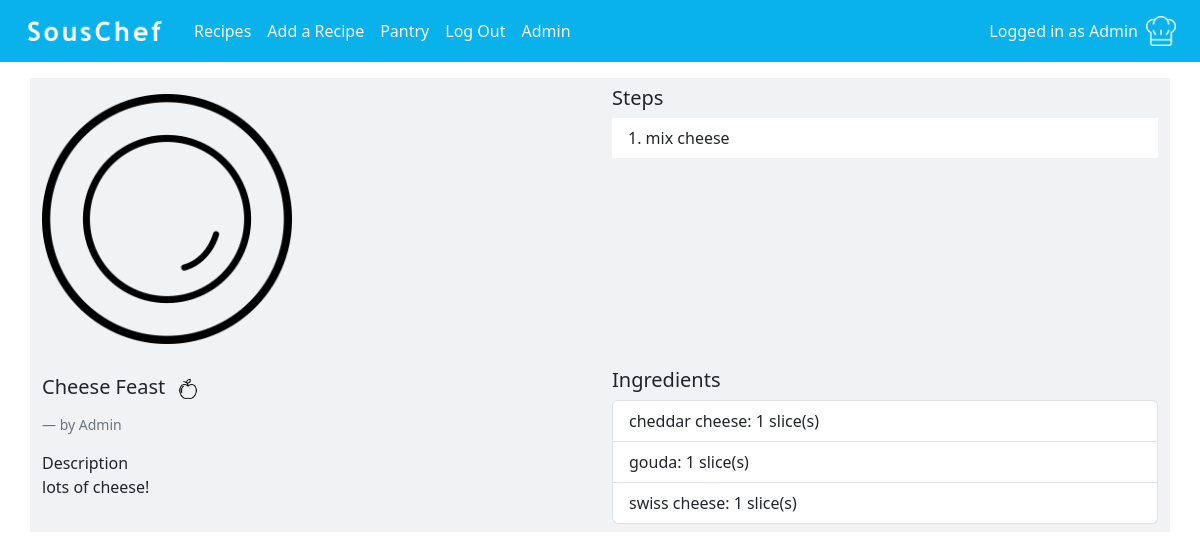
Screenshot of /recipe/108 (signed in) with the database file from the repository.
### souschef/models.py (models this page shows, shortened)
class User(AbstractUser):
    pass

class Step(models.Model):
    recipe = models.ForeignKey(Recipe, on_delete=models.CASCADE)
    step_number = models.IntegerField(default=1, validators=[MinValueValidator(1)])
    step_text = models.CharField(max_length=128)

class Recipe(models.Model):
    title = models.CharField(max_length=128)
    description = models.TextField()
    ingredients = models.ManyToManyField(Ingredient, through="IngredientPerRecipe")
    image = models.ImageField(upload_to="static/images/recipe_pics", null=True, blank=True)
    created_by = models.ForeignKey(User, on_delete=models.CASCADE)
    public = models.BooleanField(default=False)

class IngredientPerRecipe(models.Model):
    recipe = models.ForeignKey(Recipe, on_delete=models.CASCADE)
    ingredient = models.ForeignKey(Ingredient, on_delete=models.CASCADE)
    amount = models.DecimalField(max_digits=5, decimal_places=2)
    unit = models.ForeignKey(Unit, on_delete=models.CASCADE)

class Ingredient(models.Model):
    name = models.CharField(max_length=64, blank=False)
    ingredient_id = models.IntegerField(unique=True)

class Unit(models.Model):
    unit_type = models.CharField(max_length=8)
    def __str__(self):
        return self.unit_type

### souschef/views.py (the view)
# urls.py: path("recipe/<int:id>", views.recipe, name="recipe"),
def recipe(request, id):
    recipe = Recipe.objects.get(id=id)
    return render(request, "souschef/recipe.html", {
        "recipe": recipe
    })

### souschef/templates/souschef/recipe.html
{% extends "SousChef/layout.html" %}
{% load static %}
{% block body %}
    <div class="container bg-body-secondary" style="--bs-bg-opacity: .66;">
        <div class="row justify-content-start">
            <div class="col my-2">
                <div>
                    {% if recipe.image %}
                        <img src="{{ recipe.image.url }}" class="recipe-image-full mx-auto m-2" alt="recipe image">
                    {% else %}
                        <img src="{% static 'images/recipe_pics/default_recipe.png' %}" class="recipe-image-full mx-auto m-2" alt="recipe image">
                    {% endif %}
                </div>
            </div>
            <div class="col my-2">
                <h5>Steps</h5>
                <ul class="list-group list-group-flush">
                    {% for step in recipe.step_set.all %}
                        <li class="list-group-item">
                            {{ step.step_number }}. {{ step.step_text }}
                        </li>
                    {% endfor %}
                </ul>
            </div>
        </div>
        <div class="row">
            <div class="col my-2">
                <div class="d-flex align-items-center mb-4">
                    <h5 class="card-title mb-0">{{ recipe.title }}</h5>
                    {% if user.is_authenticated %}
                    <button type="button" class="btn fav-button" onclick="toggleIcon()">
                        <img class="fav-recipe-icon" id="favRecipeIcon" src="/static/images/appleiconbw.png" alt="Button Image">
                    </button>
                    {% endif %}
                </div>
                <div class="">
                    <p class="blockquote-footer">by {{ recipe.created_by }}</p>
                </div>
                 <div>Description</div>
                <p>{{ recipe.description }}</p>
            </div>
            <div class="col my-2">
                <h5>Ingredients</h5>
                <ul class="list-group">
                    {% for ingredient in recipe.ingredientperrecipe_set.all %}
                        <li class="list-group-item">
                            {{ ingredient.ingredient.name }}: {{ ingredient.amount|floatformat }} {{ ingredient.unit }}
                        </li>
                    {% endfor %}
                </ul>
            </div>
        </div>
    </div>
{% endblock %}

### souschef/templates/souschef/layout.html (shortened to what this page needs)
{% load static %}
<!DOCTYPE html>
<html lang="en">
    <head>
        <link href="https://cdn.jsdelivr.net/npm/bootstrap@5.3.3/dist/css/bootstrap.min.css" rel="stylesheet">
        <link href="{% static 'styles.css' %}" rel="stylesheet">
    </head>
    <body>
        <nav class="navbar navbar-expand-lg nav-colours pt-2 mb-3">
            <div class="container-fluid ms-2">
                <a class="navbar-brand" href="{% url 'index' %}">
                    <img src="{% static 'images/souschef.png' %}" alt="Logo" width="150" height="auto" class="d-inline-block p-2">
                </a>
                <div class="collapse navbar-collapse" id="toggle">
                    <ul class="navbar-nav me-auto mb-3 mb-lg-0 nav-colours">
                        <li class="nav-item">
                            <a class="nav-link" href="{% url 'recipes' %}">Recipes</a>
                        </li>
                        {% if user.is_authenticated %}
                        <li class="nav-item">
                            <a class="nav-link" href="{% url 'add_recipe' %}">Add a Recipe</a>
                        </li>
                            <li class="nav-item">
                                <a class="nav-link" href="{% url 'pantry' %}">Pantry</a>
                            </li>
                            <li class="nav-item">
                                <a class="nav-link" href="{% url 'logout' %}">Log Out</a>
                            </li>
                        {% endif %}
                        {% if user.is_staff %}
                            <li class="nav-item">
                                <a class="nav-link" href="/admin/">Admin</a>
                            </li>
                        {% endif %}
                    </ul>
                    <div class="me-2 nav-colours">
                        {% if user.is_authenticated %}
                            <div class="navbar-text d-flex align-items-center">Logged in as<a class="nav-link mx-1" href="{% url 'user_dashboard' %}">{{ user.username }}</a>
                            {% if profile.profile_picture %}
                                <span class="picico mx-1"><a href="{% url 'user_dashboard' %}"><img class="profilepicico" src="{{ profile.profile_picture }}"></img></a></span>
                            {% else %}
                                <span class="picico mx-1"><a href="{% url 'user_dashboard' %}"><img class="profilepicico" src="/static/images/profile_pics/default_profile_white.png"></a></img></span>
                            {% endif %}
                            </div>
                        {% else %}
                            <span class="navbar-text">Not logged in</span>
                        {% endif %}
                    </div>
                </div>
            </div>
        </nav>
        {% block body %}
        {% endblock %}
    </body>
</html>

### souschef/static/styles.css (style rules this page uses)
a { text-decoration: none; }
body { background-image: url("/static/images/background.jpg"); background-position: center; background-repeat: no-repeat; background-attachment: fixed; background-size: 2000px; }
.navbar { margin: 0; }
.nav-colours { background-color: #09b2ea; }
.navbar-text { color: whitesmoke; }
.nav-link { color: whitesmoke !important; }
.col { max-width: 50%; }
.picico { vertical-align: bottom; }
.profilepicico { width: auto; height: 30px; }
.list-group { z-index: 1000; top: 100%; left: 0; }
.recipe-image-full { height: 250px; width: auto; border-radius: 10px; }
.fav-button { align-items: center; }
.fav-recipe-icon { height: 20px; width: auto; }

### rows the page displays
User: username "Admin"
Step: step_number "1", step_text "mix cheese"
Recipe: title "Cheese Feast", created_by "Admin", description "lots of cheese!"
IngredientPerRecipe: ingredient.name "cheddar cheese", amount "1", unit "slice(s)"
IngredientPerRecipe: ingredient.name "gouda", amount "1", unit "slice(s)"
IngredientPerRecipe: ingredient.name "swiss cheese", amount "1", unit "slice(s)"
